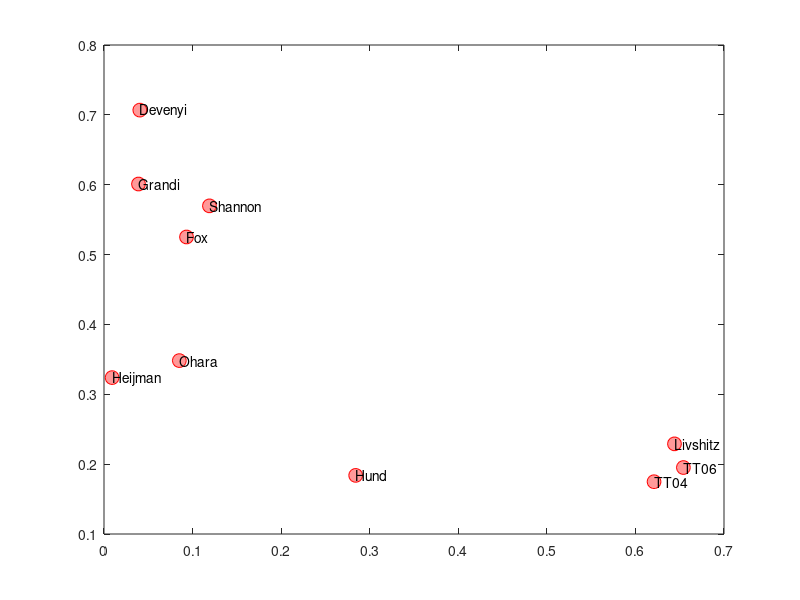

The MATLAB source for this figure: (Note: this script raises an error after producing the figure.)
%% Figure 5:Comparison of population variability & susceptibility to EADs 
%% across models from multiple species. 

%%%%%%%%%%%%%%%%%%%%%%%%%%%%%%%%%%%%%%%%%%%%%%%%%%%%%%%%%%%%%%%%%%%%%%%%%%%
%--- "Slow delayed rectifier current protects ventricular myocytes from
% arrhythmic dynamics across multiple species: a computational study" ---%

% By: Varshneya,Devenyi,Sobie 
% For questions, please contact Dr.Eric A Sobie -> eric.sobie@mssm.edu 
% or put in a pull request or open an issue on the github repository:
% https://github.com/meeravarshneya1234/IKs_stabilizes_APs.git. 

%--- Note:
% Results displayed in manuscript were run using MATLAB 2016a on a 64bit
% Intel Processor. For exact replication of figures it is best to use these
% settings.
%%%%%%%%%%%%%%%%%%%%%%%%%%%%%%%%%%%%%%%%%%%%%%%%%%%%%%%%%%%%%%%%%%%%%%%%%%%

%--------------------------------------------------------------------------
%% Figure 5
%--- Description of Figure: 
% To test whether the protective effect of high IKs levels can be considered 
% a general phenomenon, we examined population variability and the susceptibility 
% to EADs across models. 

%---: Functions required to run this script :---%
% main_program.m - runs simulation 
% mtit - create main title (from MATLAB file exchange) 
%--------------------------------------------------------------------------
%%
%---- Data saved from earlier figures, plotted here: ----%
% (1) IKs Fraction calculated in FigureS3.m
% (2) APD Spread calculated in Figure3.m and FigureS4.m 
% (3) EAD calculated in Figure4.m and FigureS5.m 
% (4) Inject calculated in FigureS8.m 

modelnames = {'Fox','Hund','Heijman','Shannon','Livshitz','Devenyi','TT04','TT06','Ohara','Grandi'};
load('data.mat')
IKs_Fraction = cell2mat(cellfun(@(x) datatable.(x).IKs_Fraction,modelnames,'UniformOutput',0));
APDSpread = cell2mat(cellfun(@(x) datatable.(x).APDSpread,modelnames,'UniformOutput',0));
EAD = cell2mat(cellfun(@(x) datatable.(x).EAD,modelnames,'UniformOutput',0));
Inject = cell2mat(cellfun(@(x) datatable.(x).Injection,modelnames,'UniformOutput',0));

%% Plot Figure 5A - IKs Fraction vs APD Spread 
figure 
plot(IKs_Fraction,APDSpread,'o','MarkerSize',10,...
    'MarkerEdgeColor','red',...
    'MarkerFaceColor',[1 .6 .6])
text(IKs_Fraction,APDSpread, modelnames);
h=lsline;
xlabel('IKs Fraction')
ylabel('APD Spread')
title('Figure 5A')

%% Plot Figure 5B - IKs Fraction vs ICaL before EAD
figure 
plot(IKs_Fraction,abs(EAD),'o','MarkerSize',10,...
    'MarkerEdgeColor','blue',...
    'MarkerFaceColor',[.6 .6 1])
text(IKs_Fraction,abs(EAD), modelnames);
h=lsline;
xlabel('IKs Fraction')
ylabel('AUC ICaL Before EAD')
title('Figure 5B')

%% Plot Figure 5C - IKs Fraction vs Current Injected 
figure 
plot(IKs_Fraction,Inject,'o','MarkerSize',10,...
    'MarkerEdgeColor','green',...
    'MarkerFaceColor',[.6 1 .6])
text(IKs_Fraction,Inject, modelnames);
h=lsline;
xlabel('IKs Fraction')
ylabel('Current Injected')
title('Figure 5C')

